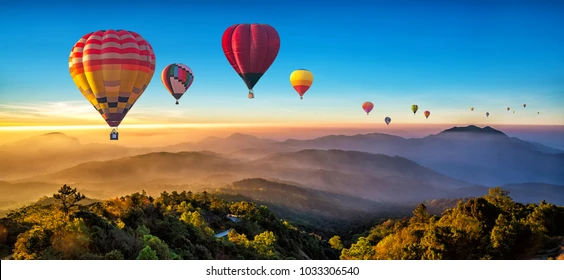
#> input picture images.jpeg, 564 x 280 px
$ python set4-1.py
#> lines starting #> are read from the running program, lines starting #| are printed output that depends on the picture; after the words box and inside, x2 and y2 are one past the last pixel; in counts of white or black regions, pixels touching at a corner belong together; long printed decimals are rounded
import cv2
import numpy as np

def find_contours(binary_image):
    contours = []

    height, width = binary_image.shape


    for y in range(height):
        for x in range(width):
            if binary_image[y, x] == 255:
                contour = []
                contour.append((x, y))
                binary_image[y, x] = 0
                stack = []
                stack.append((x, y))
                while stack:
                    px, py = stack.pop()
                    for dx, dy in [(-1, 0), (1, 0), (0, -1), (0, 1)]:
                        nx, ny = px + dx, py + dy
                        if 0 <= nx < width and 0 <= ny < height and binary_image[ny, nx] == 255:
                            contour.append((nx, ny))
                            binary_image[ny, nx] = 0
                            # Append the neighbor to the stack
                            stack.append((nx, ny))
                # Append the current contour to the list of contours
                contours.append(contour)

    # Return the list of contours
    return contours

def calculate_moments(contour):

    moments = {}

    # Calculate the zeroth order moment (area)
    moments["m00"] = len(contour)

    # Calculate the first order moments (sum of x and y coordinates)
    moments["m10"] = sum(x for x, y in contour)
    moments["m01"] = sum(y for x, y in contour)

    # Calculate the second order moments (sum of squared x and y coordinates)
    moments["m20"] = sum(x * x for x, y in contour)
    moments["m02"] = sum(y * y for x, y in contour)
    moments["m11"] = sum(x * y for x, y in contour)

    # Calculate the third order moments (sum of cubed x and y coordinates)
    moments["m30"] = sum(x * x * x for x, y in contour)
    moments["m03"] = sum(y * y * y for x, y in contour)
    moments["m21"] = sum(x * x * y for x, y in contour)
    moments["m12"] = sum(x * y * y for x, y in contour)

    # Return the dictionary of moments
    return moments

def find_centroid_perimeter(binary_image_path):
    # Read the binary image
#> called with binary_image_path = 'images.jpeg'
    binary_image = cv2.imread(binary_image_path, cv2.IMREAD_GRAYSCALE)
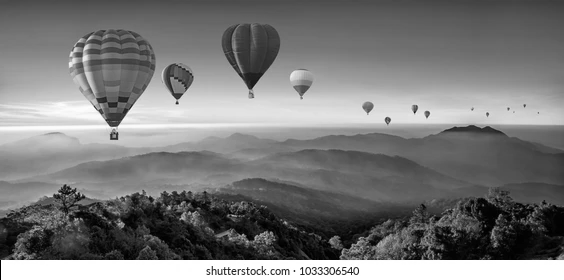
#> binary_image: shape (280, 564); min 0, max 255, mean 121.2

    # Find contours in the binary image
    contours = find_contours(binary_image)
#> after the loop in find_contours, `for y in range(height):`:
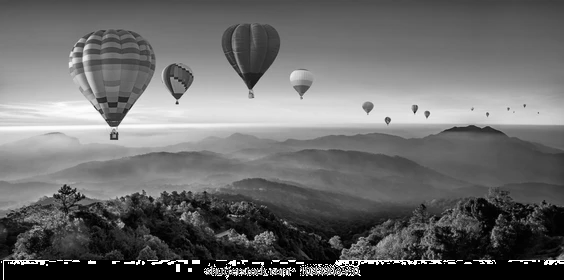
#> binary_image: shape (280, 564); 5.71% of pixels changed, all inside (x1, y1, x2, y2) = (1, 260, 564, 280)
#> contours = 87 items

    if not contours:
        print("No contours found.")
        return None, None

    # Assume the largest contour as the object of interest
    largest_contour = max(contours, key=len)
#> largest_contour = 8765 pairs, first value 4 to 563, second value 260 to 279

    # Calculate centroid
    moments = calculate_moments(largest_contour)
#> moments = moments, m00 8765, centre m10/m00, m01/m00 = (282.7, 270.5)
    centroid_x = int(moments["m10"] / moments["m00"])
#> centroid_x = 282
    centroid_y = int(moments["m01"] / moments["m00"])
#> centroid_y = 270


    perimeter = 0

    for i in range(len(largest_contour)):
        x1, y1 = largest_contour[i]
        x2, y2 = largest_contour[(i + 1) % len(largest_contour)]
        distance = np.sqrt((x2 - x1) ** 2 + (y2 - y1) ** 2)
        perimeter += distance
#> this loop made 8765 passes
#> (x1, y1, x2, y2, distance, perimeter) on passes 1 to 3: (49, 260, 50, 260, 1, 1), (50, 260, 51, 260, 1, 2), (51, 260, 52, 260, 1, 3)
#> after the loop, perimeter = 11724.8

    return (centroid_x, centroid_y), perimeter

binary_image_path = r"images.jpeg"
centroid, perimeter = find_centroid_perimeter(binary_image_path)
#> centroid = (282, 270); perimeter = 11724.8

if centroid is not None and perimeter is not None:
    print(f"Centroid: ({centroid[0]}, {centroid[1]})")
#| Centroid: (282, 270)
    print(f"Perimeter: {perimeter}")
#| Perimeter: 11724.812
